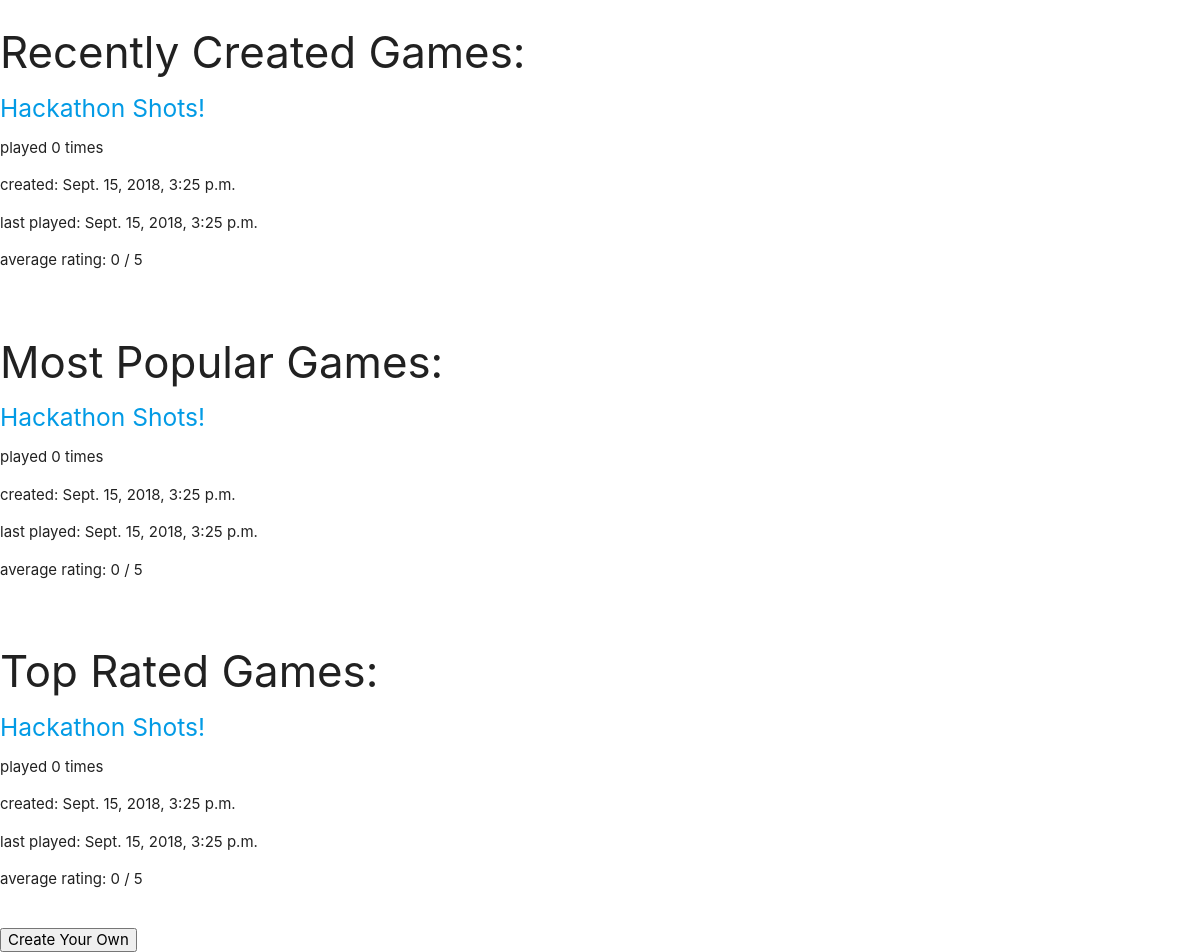
The app's page /shots/ with its own data.
### shots_app/models.py (models this page shows, shortened)
class DrinkingGame(models.Model):
    title = models.CharField(max_length = 200)
    pub_date = models.DateTimeField('date created', default = datetime.datetime.now())
    play_date = models.DateTimeField('date last played', null = True)
    play_count = models.IntegerField(default = 0)
    rating = models.IntegerField(default = 0,
                                 choices = [(1, 'A-cup anime titties'),
                                            (2, 'B-cup anime titties'),
                                            (3, 'C-cup anime titties'),
                                            (4, 'D-cup anime titties'),
                                            (5, 'DD-cup anime titties')])

### shots_app/views.py (the view)
# urls.py: path('', views.home, name = 'home'),
def home(request):
    latest_games = DrinkingGame.objects.order_by('-pub_date')[:5]
    most_played = DrinkingGame.objects.order_by('-play_count')[:5]
    top_rated = DrinkingGame.objects.order_by('-rating')[:5]
    context = { 'latest_games' : latest_games,
                'most_played' : most_played,
                'top_rated' : top_rated }
    return render(request, 'shots_app/home.html', context)

### shots_app/templates/shots_app/home.html (shortened to what this page needs)
{% load static %}
<!DOCTYPE html>
<html>
  <head>
    <link type="text/css" rel="stylesheet" href="{% static "shots_app/css/materialize.min.css" %}" media="screen,projection"/>
  </head>
  <body>
    {% if latest_games %}
      <h3>Recently Created Games:</h3>
        {% for game in latest_games %}
            <h5><a href="/shots/{{ game.id }}/">{{ game.title }}</a></h5>
            <p>played {{ game.play_count }} times</p>
            <p>created: {{ game.pub_date }}</p>
            <p>last played: {{ game.play_date }}</p>
            <p>average rating: {{ game.rating }} / 5</p>
            <br>
        {% endfor %}
    {% else %}
        <p>No drinking games have been made yet. Make one yourself below!</p>
    {% endif %}
    {% if most_played %}
      <h3>Most Popular Games:</h3>
        {% for game in most_played %}
            <h5><a href="/shots/{{ game.id }}/">{{ game.title }}</a></h5>
            <p>played {{ game.play_count }} times</p>
            <p>created: {{ game.pub_date }}</p>
            <p>last played: {{ game.play_date }}</p>
            <p>average rating: {{ game.rating }} / 5</p>
            <br>
        {% endfor %}
    {% else %}
        <p>No drinking games have been made yet. Make one yourself below!</p>
    {% endif %}
    {% if top_rated %}
      <h3>Top Rated Games:</h3>
        {% for game in top_rated %}
            <h5><a href="/shots/{{ game.id }}/">{{ game.title }}</a></h5>
            <p>played {{ game.play_count }} times</p>
            <p>created: {{ game.pub_date }}</p>
            <p>last played: {{ game.play_date }}</p>
            <p>average rating: {{ game.rating }} / 5</p>
            <br>
        {% endfor %}
    {% else %}
        <p>No drinking games have been made yet. Make one yourself below!</p>
    {% endif %}
    <form action="/shots/create/">
      <input type="submit" value="Create Your Own" />
    </form>
  </body>
</html>

### records on screen
DrinkingGame: title "Hackathon Shots!", play_count "0", pub_date "Sept. 15, 2018, 3:25 p.m.", play_date "Sept. 15, 2018, 3:25 p.m.", rating "0"
